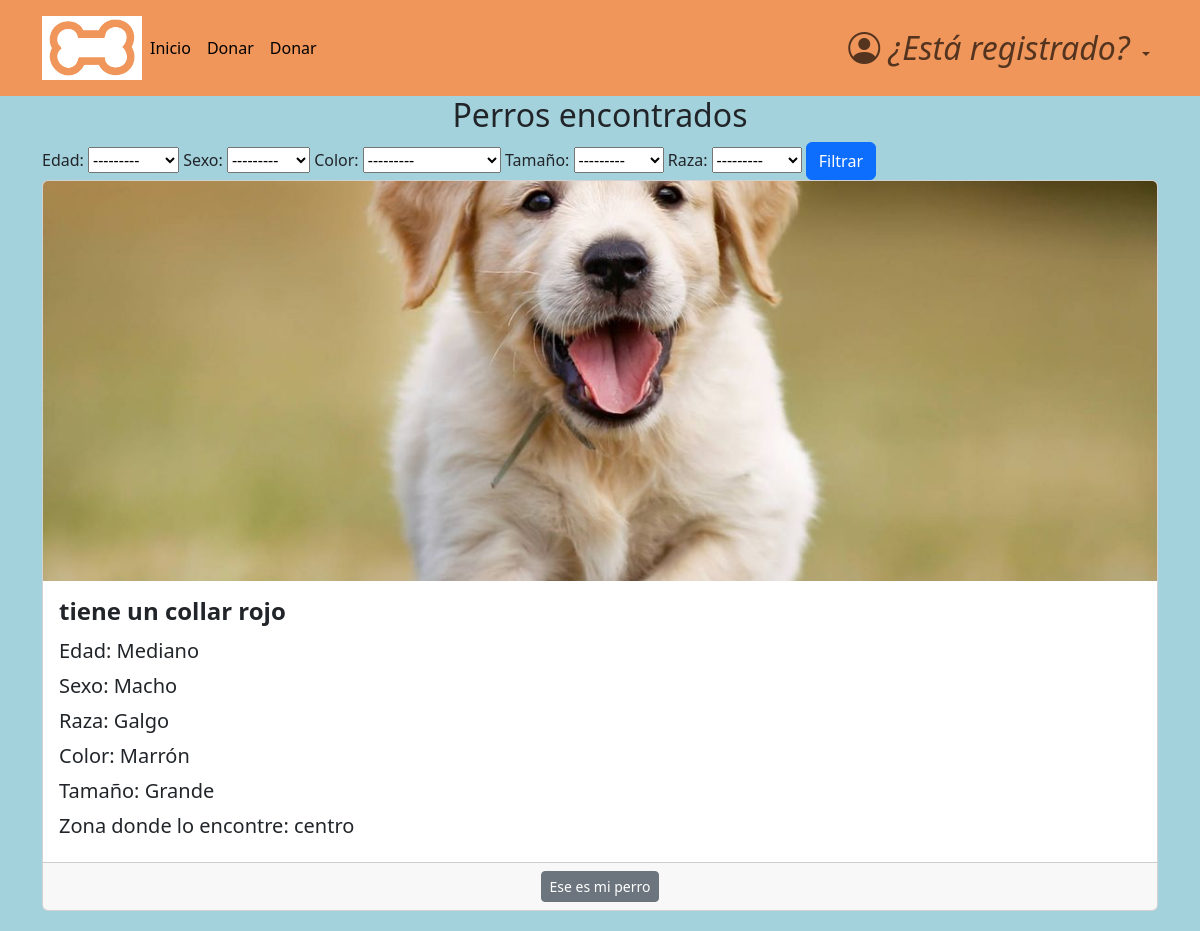
The page /found/foundposts/ on the database its author committed.
### found/models.py (models this page shows)
class FoundPost (models.Model):
    class Age(models.TextChoices):
        cachorro = "Cachorro"
        mediano = "Mediano"
        adulto = "Adulto"
    author = models.ForeignKey(
        CustomUser,
        blank = True,
        on_delete=models.CASCADE,
        null=True,
    )
    image = models.ImageField(
        upload_to= "media/", null = True,
    )
    description = models.TextField(
        max_length=120,
        blank=True,
        null=True,
    )
    age = models.CharField(
        choices=Age.choices,
        max_length=15,
    )
    zone = models.CharField(
        max_length=45,
        help_text= "ingrese la zona en la que lo encontro el perro",
    )
    sex = models.CharField(
        max_length=10,
        choices=Dog.Sex.choices
    )
    breed = models.CharField(
        max_length=20,
        choices=Dog.Breed.choices
    )
    color = models.CharField(
        max_length=20,
        blank=True,
        choices=Dog.Color.choices,
        null=True,
    )
    size = models.CharField(
        max_length=10,
        null=True,
        blank=True,
        choices=Dog.Size.choices
    )
    publication_date = models.DateTimeField(
        blank=True,
        default=now,
    )
    was_delivered = models.BooleanField(
        default= False,
    )

### found/views.py (the view)
# urls.py: path('foundposts/', views.found_posts_list, name='found_posts'),
def found_posts_list(request):
    found_posts = FoundPost.objects.all().order_by('-publication_date', 'was_delivered')
    post_filter = OrderFilter(request.GET, queryset=found_posts)
    found_posts = post_filter.qs
    context = {
        'posts': found_posts,
        'actual_user_id': request.user.id,
        'filter': post_filter,
    }
    return render(request, 'found_post_list.html', context)

### found/templates/found_post_list.html (shortened to what this page needs)
{% extends 'base.html' %}
{% block content %}
<!DOCTYPE html>
<html>
<head>
    <link rel="stylesheet" href="https://cdnjs.cloudflare.com/ajax/libs/font-awesome/4.7.0/css/font-awesome.min.css" />
</head>
<main>
    <div class="container">
        <div class="row">
            <div class="col-md-12">
                <h2 class="text-center">Perros encontrados</h2>
                    <form method="get">
                        {{filter.form}}
                        <button class="btn btn-primary" type="submit">Filtrar</button>
                    </form>
            {% for post in posts %}
            <div class="col-md-12">
                <div class="card">
                    {% if post.image %}
                    <img src="{{ post.image.url }}" class="card-img-top" alt="Imagen del post">
                    {% endif %}
                    <div class="card-body">
                        <h5 class="card-title">{{ post.description }}</h5>
                        <p class="card-text" style="font-size: 20px;">Edad: {{ post.age }}</p>
                        <p class="card-text" style="font-size: 20px;">Sexo: {{ post.sex }}</p>
                        <p class="card-text" style="font-size: 20px;">Raza: {{ post.breed }}</p>
                        <p class="card-text" style="font-size: 20px;">Color: {{ post.color }}</p>
                        <p class="card-text" style="font-size: 20px;">Tamaño: {{ post.size }}</p>
                        <p class="card-text" style="font-size: 20px;">Zona donde lo encontre: {{ post.zone }}</p>
                    </div>
                    <div class="card-footer">
                        <div class="text-center">
                            {% if post.was_delivered %}
                            <button type="button" class="btn btn-success btn-sm" disabled>Entregado!</button>
                            {% else %}
                            {% if post.author.id == actual_user_id and user.is_authenticated %}
                            <form method="POST" action="{% url 'mark_as_delivered_from_general' post.id %}">
                                {% csrf_token %}
                                <input name="_method" type="hidden" value="Marcar como encontrado">
                                <button type="submit" class="btn btn-success btn-sm show_confirm_delivered" data-toggle="tooltip" title='Marcar como entregado'>Marcar como entregado</button>
                            </form>
                            {% else %}
                            <a href="{% url 'confirm_delivered' post.id %}" class="btn btn-secondary btn-sm">Ese es mi perro</a>
                            {% endif %}
                            {% endif %}
                        </div>
                    </div>
                </div>
            </div>
            </div>
            {% endfor %}
        </div>
    </div>
</main>
</html>
{% endblock content %}

### pages/static/css/styles.css (style rules this page uses)
html { box-sizing: border-box; font-size: 16px; scroll-behavior: smooth; }
body { margin: 0; padding: 0; overflow-x: hidden; background-color: #a4d2dc; }
a { text-decoration: none; }

### found/templates/found_post_list.html (style rules this page uses)
.card { width: 100%; margin-bottom: 20px; }
.card-img-top { height: 400px; object-fit: cover; }
.card-title { font-size: 24px; font-weight: bold; margin-bottom: 10px; }
.card-text { font-size: 18px; margin-bottom: 5px; }

### rows shown on the page
FoundPost: image (picture), description "tiene un collar rojo", age "Mediano", sex "Macho", breed "Galgo", color "Marrón", size "Grande", zone "centro", was_delivered "Ese es mi perro"
